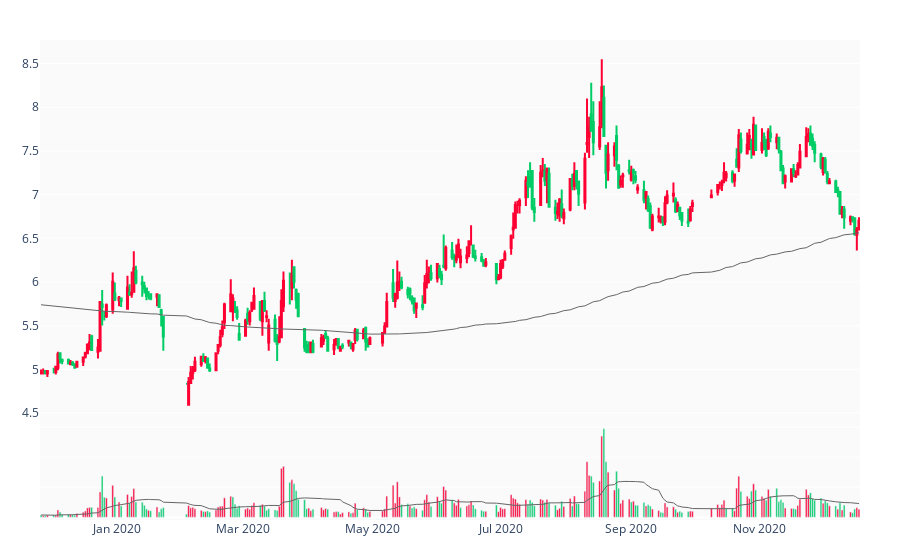

Write notebook code for a chart like this one.
### Code cell
draw(mkt, 260, 200, 20)

### Figure 1 — Plotly figure (JSON) as saved in the notebook; plotly's stock layout.template omitted (floating-point values rounded to 4 significant figures; data arrays with more than 128 entries replaced by an {"elided": "..."} marker saying what was removed)
{"data": [{"close": {"elided": "260 float values"}, "decreasing": {"line": {"color": "#00CC66"}}, "high": {"elided": "260 float values"}, "increasing": {"line": {"color": "#FF0033"}}, "low": {"elided": "260 float values"}, "open": {"elided": "260 float values"}, "type": "candlestick", "x": {"elided": "260 str values"}, "yaxis": "y2"}, {"marker": {"color": {"elided": "260 str values"}}, "type": "bar", "x": {"elided": "260 str values"}, "y": {"elided": "260 int values"}, "yaxis": "y"}, {"hoverinfo": "none", "line": {"width": 1}, "marker": {"color": "#666"}, "type": "scatter", "x": {"elided": "260 str values"}, "y": {"elided": "260 float values"}, "yaxis": "y2"}, {"hoverinfo": "none", "line": {"width": 1}, "marker": {"color": "#666"}, "type": "scatter", "x": {"elided": "260 str values"}, "y": {"elided": "260 float values"}, "yaxis": "y"}], "layout": {"autosize": true, "margin": {"b": 40, "l": 40, "r": 40, "t": 40}, "plot_bgcolor": "rgb(250, 250, 250)", "showlegend": false, "xaxis": {"autorange": true, "range": ["2019-11-25 12:00", "2020-12-18 12:00"], "rangeslider": {"visible": false, "yaxis": {}, "yaxis2": {}}, "type": "date"}, "yaxis": {"autorange": true, "domain": [0, 0.2], "range": [-1857000.0, 62110000.0], "showticklabels": false, "type": "linear"}, "yaxis2": {"autorange": true, "domain": [0.2, 1], "range": [4.374, 8.77], "type": "linear"}}}
